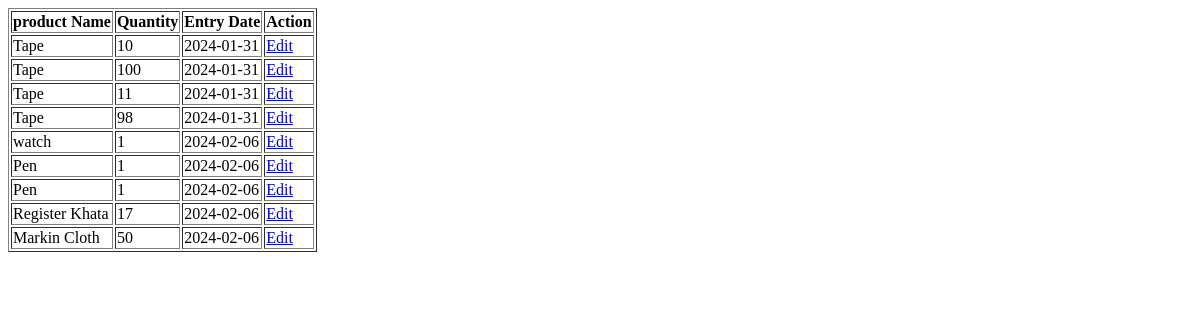
The page /list_of_entry_product.php on the database as committed earlier.
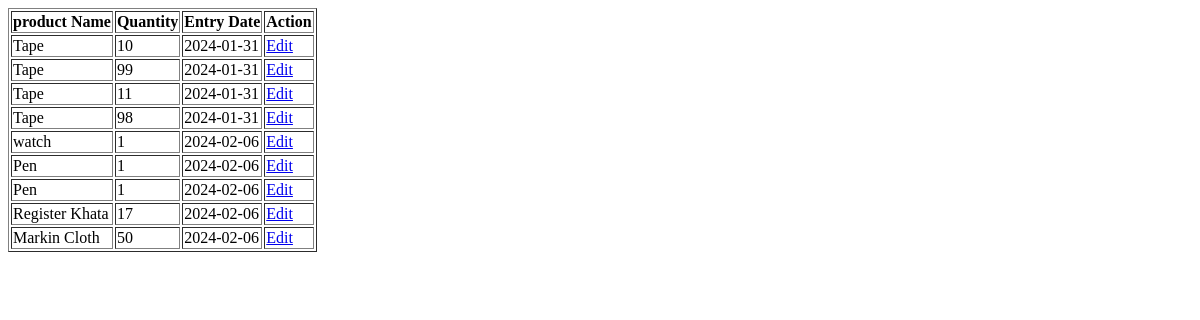
The same page on the database as committed later.
### tables this page shows
CREATE TABLE `store_product` (
  `store_product_id` int(11) NOT NULL,
  `store_product_name` int(10) NOT NULL,
  `store_product_quantity` int(11) NOT NULL,
  `store_product_entrydate` varchar(10) NOT NULL
);

### list_of_entry_product.php (the view, shortened to what this page needs)
<?php
$conn = new mysqli("localhost","root","","store_db");
?>
<!DOCTYPE html>
<html>
<head>
</head>
<body>
<?php
	$sql1 = "SELECT * FROM product";
	$query1=$conn->query($sql1);
	$data_list= array();
	while($data1=mysqli_fetch_assoc($query1))
	{
		$product_id=$data1['product_id'];
		$product_name=$data1['product_name'];
		$data_list[$product_id]=$product_name;
	}
	$sql = "SELECT * FROM store_product";
	$query=$conn->query($sql);
	echo "<table border='1'>
	<tr><th>product Name</th><th>Quantity</th><th>Entry Date</th><th>Action</th></tr>";
	while($data=mysqli_fetch_assoc($query))
	{
		$store_product_id= $data['store_product_id'];
		$store_product_name= $data['store_product_name'];
		$store_product_quantity=$data['store_product_quantity'];
		$store_product_entrydate= $data['store_product_entrydate'];
	echo "<tr>
	<td>$data_list[$store_product_name]</td>
	<td>$store_product_quantity</td>
	<td>$store_product_entrydate</td>
	<td><a href='edit_store_product.php?id=$store_product_id'>Edit</a></td>
	</tr>";
	}
	echo "</table>";
?>
</body>
</html>

Rows that differ between the two databases and show on the page:
changed store_product (number 2 of 9 on the later page): store_product_quantity "100" → "99"
